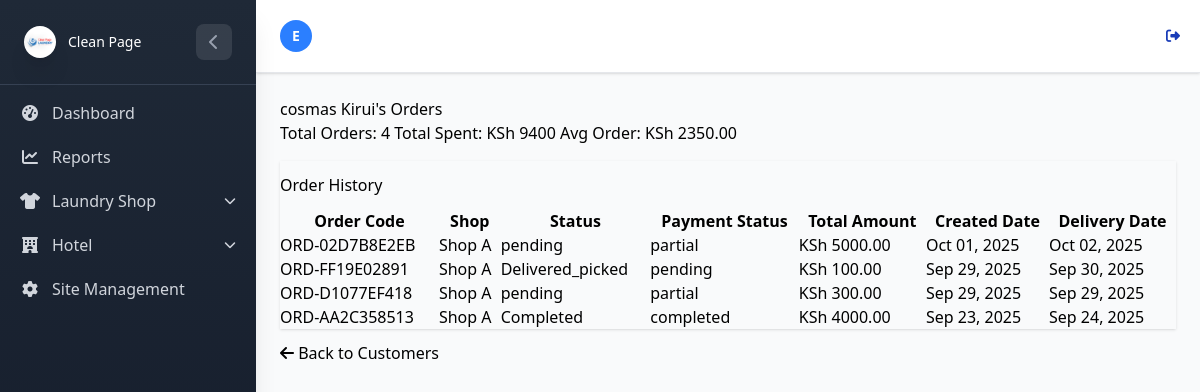
Page /Laundry/customer/3/orders/ (signed in) on the earlier database version.
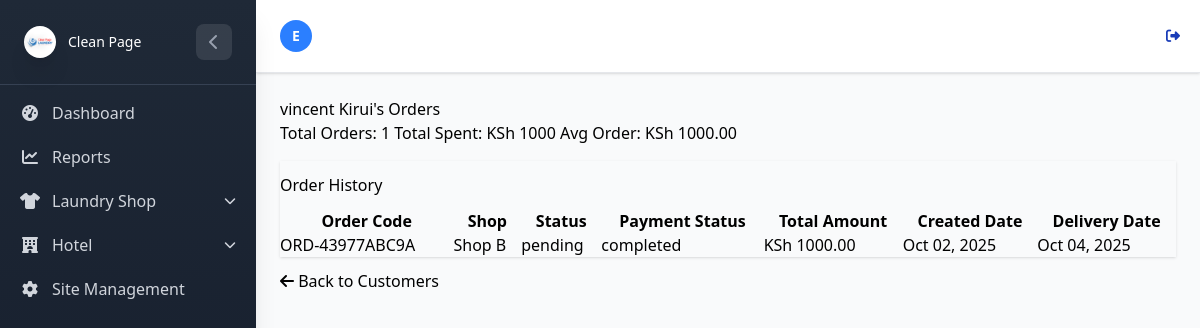
Same page on the later database version.
### LaundryApp/models.py (models this page shows, shortened)
class Customer(models.Model):
    name = models.CharField(max_length=200, db_index=True)
    phone = PhoneNumberField(region="KE", unique=True, db_index=True)
    address = models.CharField(max_length=255, default='', blank=True)
    created_by = models.ForeignKey(
    UserProfile,
        on_delete=models.CASCADE,
        null=True
    )

class Order(models.Model):
    customer = models.ForeignKey(
        Customer, on_delete=models.CASCADE, related_name='orders', db_index=True
    )
    uniquecode = models.CharField(max_length=20, unique=True, blank=True, editable=False)
    PAYMENT_TYPE_CHOICES = (
        ('cash', 'Cash'),
        ('mpesa', 'M-Pesa'),
        ('card', 'Credit/Debit Card'),
        ('bank_transfer', 'Bank Transfer'),
        ('other', 'Other'),
    )
    payment_type = models.CharField(max_length=50, choices=PAYMENT_TYPE_CHOICES,
                                    default='pending_payment', blank=True, db_index=True)
    PAYMENT_STATUS_CHOICES = (
        ('pending', 'pending'),
        ('completed', 'cpompleted'),
        ('partial', 'partial'),
    )
    payment_status = models.CharField(max_length=50, choices=PAYMENT_STATUS_CHOICES,
                                      default='pending', blank=True, db_index=True)
    SHOP_CHOICE = (
        ('Shop A', 'Shop A'),
        ('Shop B', 'Shop B'),
    )
    shop = models.CharField(max_length=50, choices=SHOP_CHOICE, db_index=True)
    delivery_date = models.DateField(db_index=True)
    ORDER_STATUS_CHOICES = (
        ('pending', 'Pending'),
        ('Completed', 'Completed'),
        ('Delivered_picked', 'Delivered_picked'),
    )
    order_status = models.CharField(max_length=50, choices=ORDER_STATUS_CHOICES,
                                    default='pending', db_index=True)
    addressdetails = models.TextField(default='', blank=True)
    amount_paid = models.DecimalField(max_digits=12, decimal_places=2, default=0)
    total_price = models.DecimalField(max_digits=12, decimal_places=2, default=0, editable=False)
    balance = models.DecimalField(max_digits=12, decimal_places=2, default=0)
    created_at = models.DateTimeField(auto_now_add=True, db_index=True)
    previous_order_status = models.CharField(max_length=50, blank=True, null=True)
    class Meta:
        verbose_name = "Order"
        verbose_name_plural = "Orders"
        ordering = ['-created_at']
        indexes = [
            models.Index(fields=['order_status']),
            models.Index(fields=['payment_status']),
            models.Index(fields=['delivery_date']),
            models.Index(fields=['shop']),
        ]

### LaundryApp/View/customers.py (the view)
# urls.py: path('customer/<int:pk>/orders/', customers.customer_orders, name='customer_orders'),
@login_required
@shop_required
def customer_orders(request, pk):
    customer = get_object_or_404(Customer, pk=pk)
    if not check_customer_permission(request, customer):
        messages.error(request, "You don't have permission to view this customer's orders.")
        return redirect('laundry:customer_management')
    orders = customer.orders.all()
    orders = apply_order_permissions(orders, request)
    total_orders = orders.count()
    total_spent = orders.aggregate(total=Sum('total_price'))['total'] or 0
    avg_order_value = total_spent / total_orders if total_orders > 0 else 0
    paginator = Paginator(orders, 15)
    page_number = request.GET.get('page')
    try:
        page_obj = paginator.page(page_number)
    except PageNotAnInteger:
        page_obj = paginator.page(1)
    except EmptyPage:
        page_obj = paginator.page(paginator.num_pages)
    context = {
        'customer': customer,
        'orders': page_obj,
        'total_orders': total_orders,
        'total_spent': total_spent,
        'avg_order_value': avg_order_value,
    }
    return render(request, 'Admin/customer_orders.html', context)

### LaundryApp/views.py (called while the page is built, shortened)
def get_user_shops(request):
    if request.user.is_superuser:
        return None  # Superusers can access all shops

def apply_order_permissions(queryset, request):
    user_shops = get_user_shops(request)
    if user_shops is not None:  # Not superuser
        if user_shops:  # User has shop assignments
            queryset = queryset.filter(shop__in=user_shops)
        else:  # User has no shop assignments
            queryset = queryset.none()
    return queryset

def shop_required(view_func):
    @wraps(view_func)
    def _wrapped_view(request, *args, **kwargs):
        user_shops = get_user_shops(request)
        if not user_shops and not request.user.is_superuser:
            messages.error(request, "You don't have permission to access this page.")
            return redirect('dashboard')
        return view_func(request, *args, **kwargs)
    return _wrapped_view

def check_customer_permission(request, customer):
    user_shops = get_user_shops(request)
    return True

### LaundryApp/templates/Admin/customer_orders.html (shortened to what this page needs)
{% extends "../home.html" %}
{% block content %}
<div class="container-fluid">
    <div class="d-sm-flex align-items-center justify-content-between mb-4">
        <h1 class="h3 mb-0">{{ customer.name }}'s Orders</h1>
        <div>
            <span class="badge bg-primary">Total Orders: {{ total_orders }}</span>
            <span class="badge bg-success">Total Spent: KSh {{ total_spent }}</span>
            <span class="badge bg-info">Avg Order: KSh {{ avg_order_value|floatformat:2 }}</span>
        </div>
    </div>
    <div class="card shadow">
        <div class="card-header py-3">
            <h6 class="m-0 font-weight-bold text-primary">Order History</h6>
        </div>
        <div class="card-body">
            <div class="table-responsive">
                <table class="table table-bordered" width="100%" cellspacing="0">
                    <thead class="thead-dark">
                        <tr>
                            <th>Order Code</th>
                            <th>Shop</th>
                            <th>Status</th>
                            <th>Payment Status</th>
                            <th>Total Amount</th>
                            <th>Created Date</th>
                            <th>Delivery Date</th>
                        </tr>
                    </thead>
                    <tbody>
                        {% for order in orders %}
                        <tr>
                            <td>{{ order.uniquecode }}</td>
                            <td>{{ order.shop }}</td>
                            <td>
                                <span
                                    class="badge bg-{% if order.order_status == 'Completed' %}success{% elif order.order_status == 'Delivered' %}info{% else %}warning{% endif %}">
                                    {{ order.order_status }}
                                </span>
                            </td>
                            <td>
                                <span
                                    class="badge bg-{% if order.payment_status == 'completed' %}success{% else %}warning{% endif %}">
                                    {{ order.payment_status }}
                                </span>
                            </td>
                            <td>KSh {{ order.total_price }}</td>
                            <td>{{ order.created_at|date:"M d, Y" }}</td>
                            <td>{{ order.delivery_date|date:"M d, Y" }}</td>
                        </tr>
                        {% empty %}
                        <tr>
                            <td colspan="7" class="text-center">No orders found for this customer</td>
                        </tr>
                        {% endfor %}
                    </tbody>
                </table>
            </div>
        </div>
    </div>
    <div class="mt-3">
        <a href="{% url 'laundry:customer_management' %}" class="btn btn-secondary">
            <i class="fas fa-arrow-left"></i> Back to Customers
        </a>
    </div>
</div>
{% endblock %}

Differences in the rows shown:
removed Order: uniquecode "ORD-02D7B8E2EB", shop "Shop A", order_status "pending", payment_status "partial", total_price "5000.00", created_at "Oct 01, 2025", delivery_date "Oct 02, 2025"
removed Order: uniquecode "ORD-FF19E02891", shop "Shop A", order_status "Delivered_picked", payment_status "pending", total_price "100.00", created_at "Sep 29, 2025", delivery_date "Sep 30, 2025"
removed Order: uniquecode "ORD-D1077EF418", shop "Shop A", order_status "pending", payment_status "partial", total_price "300.00", created_at "Sep 29, 2025", delivery_date "Sep 29, 2025"
removed Order: uniquecode "ORD-AA2C358513", shop "Shop A", order_status "Completed", payment_status "completed", total_price "4000.00", created_at "Sep 23, 2025", delivery_date "Sep 24, 2025"
changed Customer: name "cosmas Kirui" → "vincent Kirui"
added Order: uniquecode "ORD-43977ABC9A", shop "Shop B", order_status "pending", payment_status "completed", total_price "1000.00", created_at "Oct 02, 2025", delivery_date "Oct 04, 2025"
Other differences:
{{ total_orders }}: "4" → "1"
{{ total_spent }}: "9400" → "1000"
{{ avg_order_value|floatformat:2 }}: "2350.00" → "1000.00"
